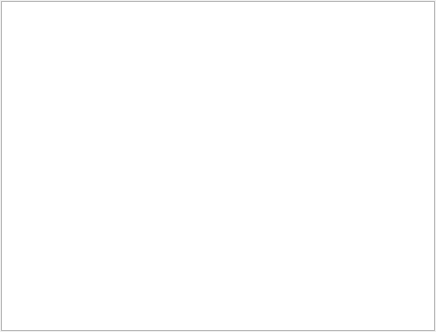
<?xml version="1.0" encoding="UTF-8"?>
<ui version="4.0">
 <class>DB_PlainTextWidget</class>
 <widget class="QWidget" name="DB_PlainTextWidget">
  <property name="geometry">
   <rect>
    <x>0</x>
    <y>0</y>
    <width>436</width>
    <height>332</height>
   </rect>
  </property>
  <property name="windowTitle">
   <string>Form</string>
  </property>
  <layout class="QGridLayout" name="gridLayout">
   <property name="leftMargin">
    <number>1</number>
   </property>
   <property name="topMargin">
    <number>1</number>
   </property>
   <property name="rightMargin">
    <number>1</number>
   </property>
   <property name="bottomMargin">
    <number>1</number>
   </property>
   <item row="0" column="0">
    <widget class="RB_CodeTextEdit" name="pte"/>
   </item>
  </layout>
 </widget>
 <customwidgets>
  <customwidget>
   <class>RB_CodeTextEdit</class>
   <extends>QPlainTextEdit</extends>
   <header>rb_codetextedit.h</header>
  </customwidget>
 </customwidgets>
 <resources/>
 <connections/>
</ui>
